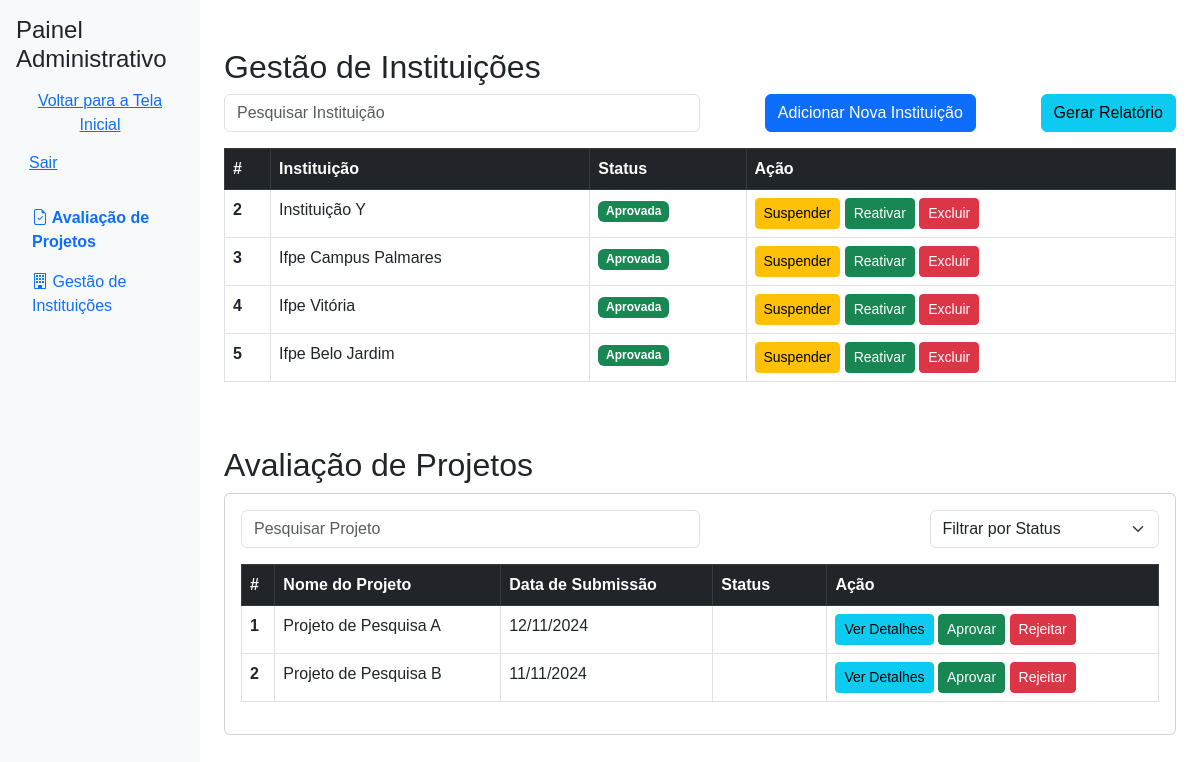
The page /admin_panel (signed in) on the database its author committed.
### app.py (models this page shows)
class Instituicao(db.Model):
    id = db.Column(db.Integer, primary_key=True)
    nome = db.Column(db.String(150), nullable=False)
    status = db.Column(db.String(50), nullable=False)

class Projeto(db.Model):
    id = db.Column(db.Integer, primary_key=True)
    nome = db.Column(db.String(150), nullable=False)
    data_submissao = db.Column(db.String(10), nullable=False)
    status = db.Column(db.String(50), nullable=False)

### app.py (the view)
@app.route('/admin_panel')
def admin_panel():
    if 'user_id' not in session or session.get('tipo') != 'admin':
        flash("Acesso negado. Faça login como admin.", "danger")
        return redirect(url_for('login'))
    instituicoes = Instituicao.query.all()  # Certifique-se de que há dados no banco
    projetos = Projeto.query.all()
    projetos_pendentes = Projeto.query.filter_by(status='Pendente').count()
    projetos_aprovados = Projeto.query.filter_by(status='Aprovado').count()
    projetos_rejeitados = Projeto.query.filter_by(status='Rejeitado').count()
    return render_template(
        'admin_panel.html',
        instituicoes=instituicoes,
        projetos=projetos,
        projetos_pendentes=projetos_pendentes,
        projetos_aprovados=projetos_aprovados,
        projetos_rejeitados=projetos_rejeitados
    )

### templates/admin_panel.html (shortened to what this page needs)
<!DOCTYPE html>
<html lang="pt-BR">
<head>
    <link href="https://cdn.jsdelivr.net/npm/bootstrap@5.3.0-alpha1/dist/css/bootstrap.min.css" rel="stylesheet">
    <link href="https://cdn.jsdelivr.net/npm/bootstrap-icons/font/bootstrap-icons.css" rel="stylesheet">
</head>
<body>
    <div class="d-flex flex-column flex-md-row">
        <nav class="col-md-3 col-lg-2 d-md-block bg-light sidebar p-3">
            <div class="position-sticky">
                <header>
                    <h2 class="h4">Painel Administrativo</h2>
                    <a href="/" class="btn btn-link">Voltar para a Tela Inicial</a>
                    <a href="/logout" class="btn btn-link">Sair</a>
                </header>
                <ul class="nav flex-column">
                    <li class="nav-item">
                        <a class="nav-link active" href="#avaliacao-conteudo">
                            <i class="bi bi-file-earmark-check"></i> Avaliação de Projetos
                        </a>
                    </li>
                    <li class="nav-item">
                        <a class="nav-link" href="#gestao-instituicoes">
                            <i class="bi bi-building"></i> Gestão de Instituições
                        </a>
                    </li>
                </ul>
            </div>
        </nav>
        <main class="col-md-9 ms-sm-auto col-lg-10 px-4">
            <section id="gestao-instituicoes" class="mt-5">
                <h2>Gestão de Instituições</h2>
                <div class="d-flex justify-content-between mb-3">
                    <input type="text" id="searchInstituicao" class="form-control w-50" placeholder="Pesquisar Instituição">
                    <a href="/adicionar_instituicao" class="btn btn-primary">Adicionar Nova Instituição</a>
                    <div>
                        <button class="btn btn-info" onclick="gerarRelatorio('csv')">Gerar Relatório</button>
                    </div>
                </div>
                <div class="table-responsive mt-3">
                    <table class="table table-bordered table-hover">
                        <thead class="table-dark">
                            <tr>
                                <th>#</th>
                                <th>Instituição</th>
                                <th>Status</th>
                                <th>Ação</th>
                            </tr>
                        </thead>
                        <tbody id="tabelaInstituicoes">
                            {% for instituicao in instituicoes %}
                            <tr id="instituicao-{{ instituicao.id }}">
                                <th>{{ instituicao.id }}</th>
                                <td>{{ instituicao.nome }}</td>
                                <td><span class="badge bg-{{ 'success' if instituicao.status == 'Aprovada' else 'warning' }}">{{ instituicao.status }}</span></td>
                                <td>
                                    <button class="btn btn-warning btn-sm" onclick="suspenderInstituicao({{ instituicao.id }})">Suspender</button>
                                    <button class="btn btn-success btn-sm" onclick="reativarInstituicao({{ instituicao.id }})">Reativar</button>
                                    <button class="btn btn-danger btn-sm" onclick="confirmarExclusao({{ instituicao.id }}, '{{ instituicao.nome }}')">Excluir</button>
                                </td>
                            </tr>
                            {% endfor %}
                        </tbody>
                    </table>
                </div>
            </section>
            <section id="avaliacao-conteudo" class="mt-5">
                <h2>Avaliação de Projetos</h2>
                <div class="card">
                    <div class="card-body">
                        <div class="d-flex justify-content-between">
                            <input type="text" id="searchProjeto" class="form-control w-50" placeholder="Pesquisar Projeto">
                            <select id="filterInstituicaoStatus" class="form-select w-25">
                                <option value="">Filtrar por Status</option>
                            </select>
                        </div>
                        <div class="table-responsive mt-3">
                            <table class="table table-bordered table-hover">
                                <thead class="table-dark">
                                    <tr>
                                        <th>#</th>
                                        <th>Nome do Projeto</th>
                                        <th>Data de Submissão</th>
                                        <th>Status</th>
                                        <th>Ação</th>
                                    </tr>
                                </thead>
                                <tbody id="tabelaProjetos">
                                    {% for projeto in projetos %}
                                    <tr>
                                        <th>{{ projeto.id }}</th>
                                        <td>{{ projeto.nome }}</td>
                                        <td>{{ projeto.data_submissao }}</td>
                                        <td><span class="badge bg-{{ 'warning' if projeto.status == 'Pendente' else projeto.status | lower }}">{{ projeto.status }}</span></td>
                                        <td>
                                            <button class="btn btn-info btn-sm" onclick="abrirModalProjeto({{ projeto.id }}, '{{ projeto.nome }}', '{{ projeto.data_submissao }}', '{{ projeto.status }}', 'Descrição do projeto aqui')">
                                                Ver Detalhes
                                            </button>
                                            <button class="btn btn-success btn-sm" onclick="aprovarProjeto(this, {{ projeto.id }})">Aprovar</button>
                                            <button class="btn btn-danger btn-sm" onclick="rejeitarProjeto(this, {{ projeto.id }})">Rejeitar</button>
                                        </td>
                                    </tr>
                                    {% endfor %}
                                </tbody>
                            </table>
                        </div>
                    </div>
                </div>
            </section>
        </main>
    </div>
</body>
</html>

### templates/admin_panel.html (style rules this page uses)
body { font-family: Arial, sans-serif; }
.sidebar { height: 100vh; position: sticky; top: 0; }
.sidebar header { margin-bottom: 1rem; }
.sidebar .nav-link.active { font-weight: bold; color: #0d6efd; }

### rows shown on the page
Instituicao: id "2", nome "Instituição Y", status "Aprovada"
Instituicao: id "3", nome "Ifpe Campus Palmares", status "Aprovada"
Instituicao: id "4", nome "Ifpe Vitória", status "Aprovada"
Instituicao: id "5", nome "Ifpe Belo Jardim", status "Aprovada"
Projeto: id "1", nome "Projeto de Pesquisa A", data_submissao "12/11/2024"
Projeto: id "2", nome "Projeto de Pesquisa B", data_submissao "11/11/2024"
